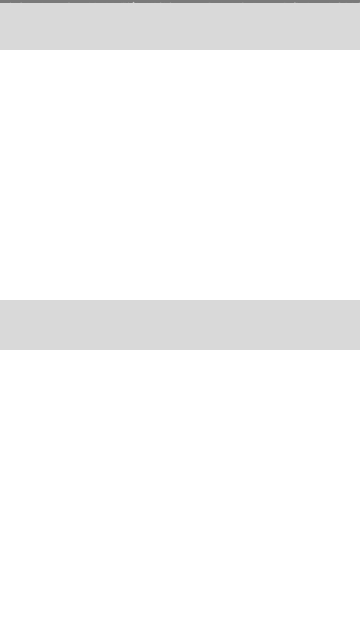
Frame 1 (no input)
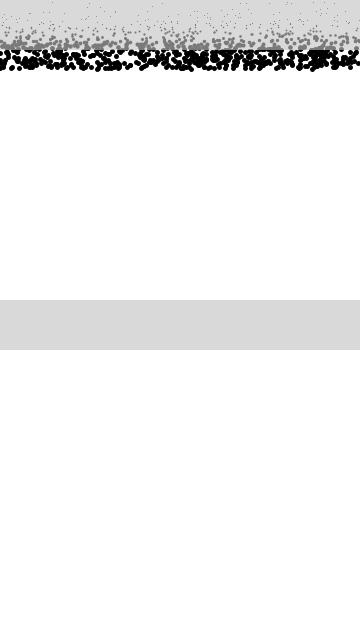
Frame 60 (the mouse pressed at the canvas centre just before this capture)
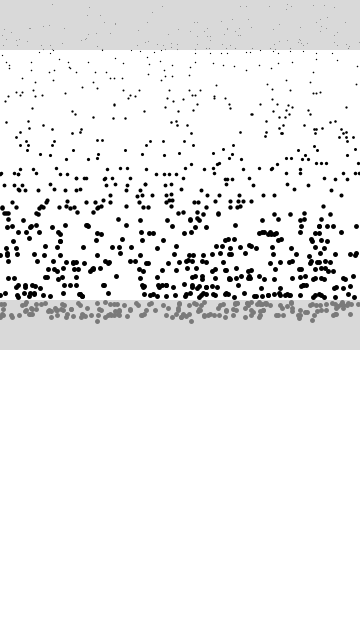
Frame 120 (the mouse held since frame 60 and released just before this capture)

The Processing sketch that drew these frames (run headless with seeded random() and noise(); from frame 60 on, the mouse is pressed at the canvas centre):

// Processing sketch: ejemplo2_5_mod
// ── ejemplo2_5_mod.pde
/* //<>//
 Ejemplo 2.5
 Resistencia del Aire y Fluidos
 
 La Naturaleza del Código
 traducido por Sergio Majluf, Nicolás Troncoso
 y estudiantes de Diseño UDD
 http://github.com/disenoudd/the-Nature-of-Code
 */

Movedor[] movedores = new Movedor[1000];
Liquido liquido;
Liquido liquido2;

void setup() {
  size(360, 640);
  for (int i=0; i< movedores.length; i++) {
    movedores[i] = new Movedor(random(0.1, 5), random(width), 0);
  }
  liquido = new Liquido (0, 0, width, 50, 0.2, false); // true = oculto
  liquido2 = new Liquido (0, 300, width, 50, 0.2, false); // true = oculto
}

void draw() {
  background(255);


  // Podríamos escalar por masa para ser más precisos (dentro de for loop)
  // PVector gravedad = new PVector(0, 0.1);

  for (int i=0; i< movedores.length; i++) {

    float m = movedores[i].masa * 0.075;
    PVector gravedad = new PVector(0, m);
    movedores[i].aplicarFuerza(gravedad);



    float c = 0.01;
    PVector friccion = movedores[i].velocidad.get();
    friccion.mult(-1);
    friccion.normalize();
    friccion.mult(c);
    movedores[i].aplicarFuerza(friccion);

    PVector viento = new PVector(0, 0);

    if (movedores[i].estaSobre(liquido)) {
      movedores[i].arrastrarPor(liquido);
    } else if (movedores[i].estaSobre(liquido2)) {
      movedores[i].arrastrarPor(liquido2);
    } else {
      // solo aplicar viento si NO está en líquido
      //viento.add(random(-0.05, 0.05), -0.1);
      movedores[i].aplicarFuerza(viento);
    }






    movedores[i].actualizar();
    movedores[i].mostrar();
    movedores[i].revisarBordes();
    movedores[i].aplicarFuerza(viento);
  }

  liquido.mostrar();
  liquido2.mostrar();
}
// ── Caminante.pde
class Caminante {

  PVector posicion;
  PVector velocidad;
  PVector aceleracion;
  float masa;


  Caminante(float m, float x, float y) {
    masa = m;
    posicion = new PVector(x, y);
    velocidad = new PVector(0, 0);
    aceleracion = new PVector(0, 0);
  }

  boolean estaSobre(Liquido l) {
    // [offset-down] This conditional statement determines if the PVector location is inside the rectangle defined by the Liquid class.
    if (posicion.x>l.x && posicion.x<l.x+l.w && posicion.y>l.y && posicion.y<l.y+l.h)
    {
      return true;
    } else {
      return false;
    }
  }

  void arrastrarPor(Liquido l) {
    // Object's speed  (not liquid)
    float speed = velocidad.mag();
    // The force’s magnitude: Cd * v~2~
    float dragMagnitude = l.c * speed * speed;

    PVector drag = velocidad.get();
    drag.mult(-1);
    // The force's direction: -1 * velocity
    drag.normalize();

    // Finalize the force: magnitude and direction together.
    drag.mult(dragMagnitude);

    // Apply the force.
    aplicarFuerza(drag);
  }

  void aplicarFuerza(PVector fuerza) {
    //PVector f = fuerza.get();
    //f.div(masa);
    PVector f = PVector.div(fuerza, masa);
    aceleracion.add(f);
  }

  void actualizar() {
    velocidad.add(aceleracion);
    posicion.add(velocidad);
    aceleracion.mult(0);
  }

  void mostrar() {
    stroke(0);
    //fill(150, 100);
    strokeWeight(constrain(masa*2, 1, 5));
    point(posicion.x, posicion.y);
    //ellipse(posicion.x, posicion.y, 2*masa, 2*masa);
  }

  void revisarBordes() {
    if (posicion.x > width) {
      posicion.x = width;
      velocidad.x *= -1;
    } else if (posicion.x < 0) {
      velocidad.x *= -1;
      posicion.x = 0;
    }

    if (posicion.y > height) {
      velocidad.y *= -0.2;
      posicion.y = height;
    }
  }
}
// ── Liquido.pde
class Liquido {
  float x, y, w, h;
  float c; // coef. friccion
  boolean r;

  Liquido(float x_, float y_, float w_, float h_, float c_, boolean r_) {
    x = x_;
    y = y_;
    w = w_;
    h = h_;
    c = c_;
    r = r_;
  }

  void mostrar() {
    noStroke();
    fill(195, 160);
    if (r) {
      fill(145, 10);
    }
    rect(x, y, w, h);
  }
}
// ── Movedor.pde
class Movedor {

  PVector posicion;
  PVector velocidad;
  PVector aceleracion;
  float masa;


  Movedor(float m, float x, float y) {
    masa = m;
    posicion = new PVector(x, y);
    velocidad = new PVector(0, 0);
    aceleracion = new PVector(0, 0);
  }

  boolean estaSobre(Liquido l) {
    // [offset-down] This conditional statement determines if the PVector location is inside the rectangle defined by the Liquid class.
    if (posicion.x>l.x && posicion.x<l.x+l.w && posicion.y>l.y && posicion.y<l.y+l.h)
    {
      return true;
    } else {
      return false;
    }
  }

  void arrastrarPor(Liquido l) {
    // Object's speed  (not liquid)
    float speed = velocidad.mag();
    // The force’s magnitude: Cd * v~2~
    float dragMagnitude = l.c * speed * speed;

    PVector drag = velocidad.get();
    drag.mult(-1);
    // The force's direction: -1 * velocity
    drag.normalize();

    // Finalize the force: magnitude and direction together.
    drag.mult(dragMagnitude);

    // Apply the force.
    aplicarFuerza(drag);
  }

  void aplicarFuerza(PVector fuerza) {
    //PVector f = fuerza.get();
    //f.div(masa);
    PVector f = PVector.div(fuerza, masa);
    aceleracion.add(f);
  }

  void actualizar() {
    velocidad.add(aceleracion);
    posicion.add(velocidad);
    aceleracion.mult(0);
  }

  void mostrar() {
    stroke(0);
    //fill(150, 100);
    strokeWeight(constrain(masa*2, 1, 5));
    point(posicion.x, posicion.y);
    //ellipse(posicion.x, posicion.y, 2*masa, 2*masa);
  }

  void revisarBordes() {
    if (posicion.x > width) {
      posicion.x = width;
      velocidad.x *= -1;
    } else if (posicion.x < 0) {
      velocidad.x *= -1;
      posicion.x = 0;
    }

    if (posicion.y > height) {
      velocidad.y *= -0.2;
      posicion.y = height;
    }
  }
}
